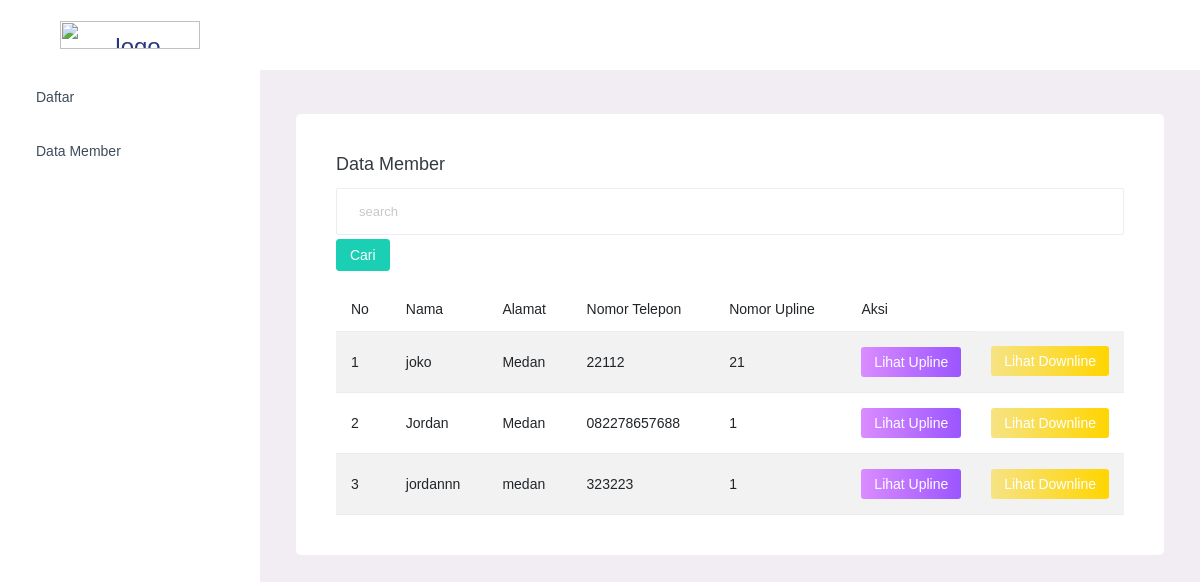
The page / on the database its author committed.
### tables this page shows
CREATE TABLE `member` (
  `no_id` int(11) NOT NULL,
  `nama` varchar(70) NOT NULL,
  `alamat` text NOT NULL,
  `nomor_telepon` varchar(20) NOT NULL,
  `nomor_upline` int(11) NOT NULL
);

### application/controllers/Dashboard.php (called while the page is built, shortened)
<?php
class Dashboard extends CI_Controller {
	public function index()
	{
		$data['admin'] = $this->model_admin->tampil_data('member')->result();
		$this->load->view('templates_admin/head');
		$this->load->view('templates_admin/side');
		$this->load->view('data_member', $data);
		$this->load->view('templates_admin/foot');
	}
}
 ?>

### index.php (called while the page is built, shortened)
<?php
require_once BASEPATH.'core/CodeIgniter.php';

### application/models/model_admin.php (called while the page is built, shortened)
<?php
class Model_admin extends CI_Model{
	public function tampil_data($table){
		return $this->db->get($table);
	}
 }

### application/views/data_member.php (the view)
<div class="main-panel">
          <div class="content-wrapper">
  <div class="row">
 <div class="col-lg-12 grid-margin stretch-card">
                <div class="card">
                  <div class="card-body">
                    <h4 class="card-title">Data Member</h4>
            <div class="navbar-form navbar-right">
                     <?php echo form_open('admin/member/search') ?>
                   <input type="text" name="keyword" class="form-control" placeholder="search">
                    <button type="submit" class="btn btn-sm btn-success mt-1">Cari</button>
                   <?php  echo form_close() ?>
                   </div>
                    <table class="table table-striped">
                      <thead>
                        <tr>
                          <th>No</th>
                          <th> Nama </th>
                          <th>Alamat </th>
                          <th>Nomor Telepon</th>
                          <th>Nomor Upline</th>
                          <th> Aksi </th>
                        </tr>
                      </thead>
                      <tbody>
                        <?php
    $no=1;
    foreach($admin as $sk) : ?>
                        <tr>
                          <td>
                           <?php echo $no++ ?>
                          </td>
                          <td>
                            <?php echo $sk->nama ?>
                          </td>
                          <td> <?php echo $sk->alamat ?> </td>
                          <td>
                            <?php echo $sk->nomor_telepon ?>
                          </td>
                          <td><?php echo $sk->nomor_upline ?> </td>
                          <td width="20px"><?php echo anchor('admin/member/lihat_member/'.$sk->nomor_upline,'<div class="btn btn-sm btn-gradient-primary btn-icon-text btn-sm">Lihat Upline</div>') ?></td>
                       <td width="20px"><?php echo anchor('admin/member/lihat_downline/'.$sk->no_id,'<div class="btn btn-gradient-warning btn-icon-text btn-sm">Lihat Downline</div>') ?></td>
  </tr>
                       <?php endforeach; ?>
                      </tbody>
                    </table>
                  </div>
                </div>
                 </div>
                  </div>
                   </div>
                  </div>

### application/views/templates_admin/head.php (shortened to what this page needs)
<head>
  <link rel="stylesheet" href="<?php echo base_url() ?>new/assets/vendors/mdi/css/materialdesignicons.min.css">
  <link rel="stylesheet" href="<?php echo base_url() ?>new/assets/vendors/css/vendor.bundle.base.css">
  <link rel="stylesheet" href="<?php echo base_url() ?>new/assets/css/style.css">
</head>

### application/views/templates_admin/side.php (shortened to what this page needs)
<body>
  <div class="container-scroller">
    <nav class="navbar default-layout-navbar col-lg-12 col-12 p-0 fixed-top d-flex flex-row">
      <div class="text-center navbar-brand-wrapper d-flex align-items-center justify-content-center">
        <a class="navbar-brand brand-logo" href="index.html"><img src="<?php echo base_url() ?>new/assets/images/logos.svg" alt="logo" /></a>
      </div>
      <div class="navbar-menu-wrapper d-flex align-items-stretch">
        <button class="navbar-toggler navbar-toggler align-self-center" type="button" data-toggle="minimize">
          <span class="mdi mdi-menu"></span>
        </button>
        <ul class="navbar-nav navbar-nav-right">
          <li class="nav-item d-none d-lg-block full-screen-link">
            <a class="nav-link">
              <i class="mdi mdi-fullscreen" id="fullscreen-button"></i>
            </a>
          </li>
          <li class="nav-item nav-logout d-none d-lg-block">
            <a class="nav-link" href="#">
              <i class="mdi mdi-power"></i>
            </a>
          </li>
          <li class="nav-item nav-settings d-none d-lg-block">
            <a class="nav-link" href="#">
              <i class="mdi mdi-format-line-spacing"></i>
            </a>
          </li>
        </ul>
      </div>
    </nav>
    <div class="container-fluid page-body-wrapper">
      <nav class="sidebar sidebar-offcanvas" id="sidebar">
        <ul class="nav">
          <li class="nav-item">
            <a class="nav-link" href="<?php echo base_url('daftar')  ?>">
              <span class="menu-title">Daftar</span>
              <i class="mdi mdi-account-network menu-icon"></i>
            </a>
          </li>
          <li class="nav-item">
            <a class="nav-link" href="<?php echo base_url('admin/member')  ?>">
              <span class="menu-title">Data Member</span>
              <i class="mdi mdi-exit-to-app menu-icon"></i>
              </a>
                   </li>
        </ul>
      </nav>

### rows shown on the page
member: nama "joko", alamat "Medan", nomor_telepon "22112", nomor_upline "21", nomor_upline "Lihat Upline", no_id "Lihat Downline"
member: nama "Jordan", alamat "Medan", nomor_telepon "082278657688", nomor_upline "1", nomor_upline "Lihat Upline", no_id "Lihat Downline"
member: nama "jordannn", alamat "medan", nomor_telepon "323223", nomor_upline "1", nomor_upline "Lihat Upline", no_id "Lihat Downline"
